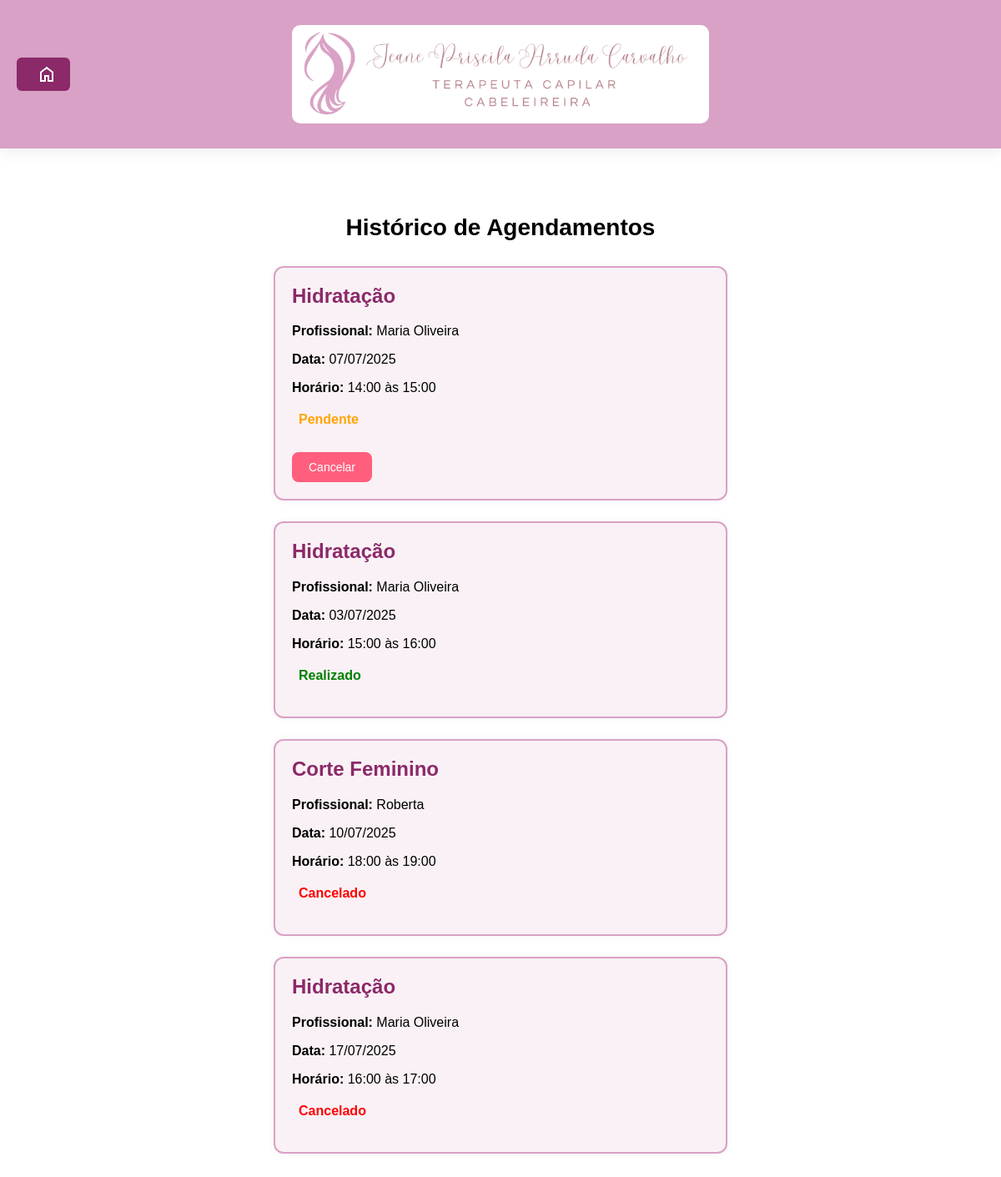
Before: /historico (signed in) with the older database file.
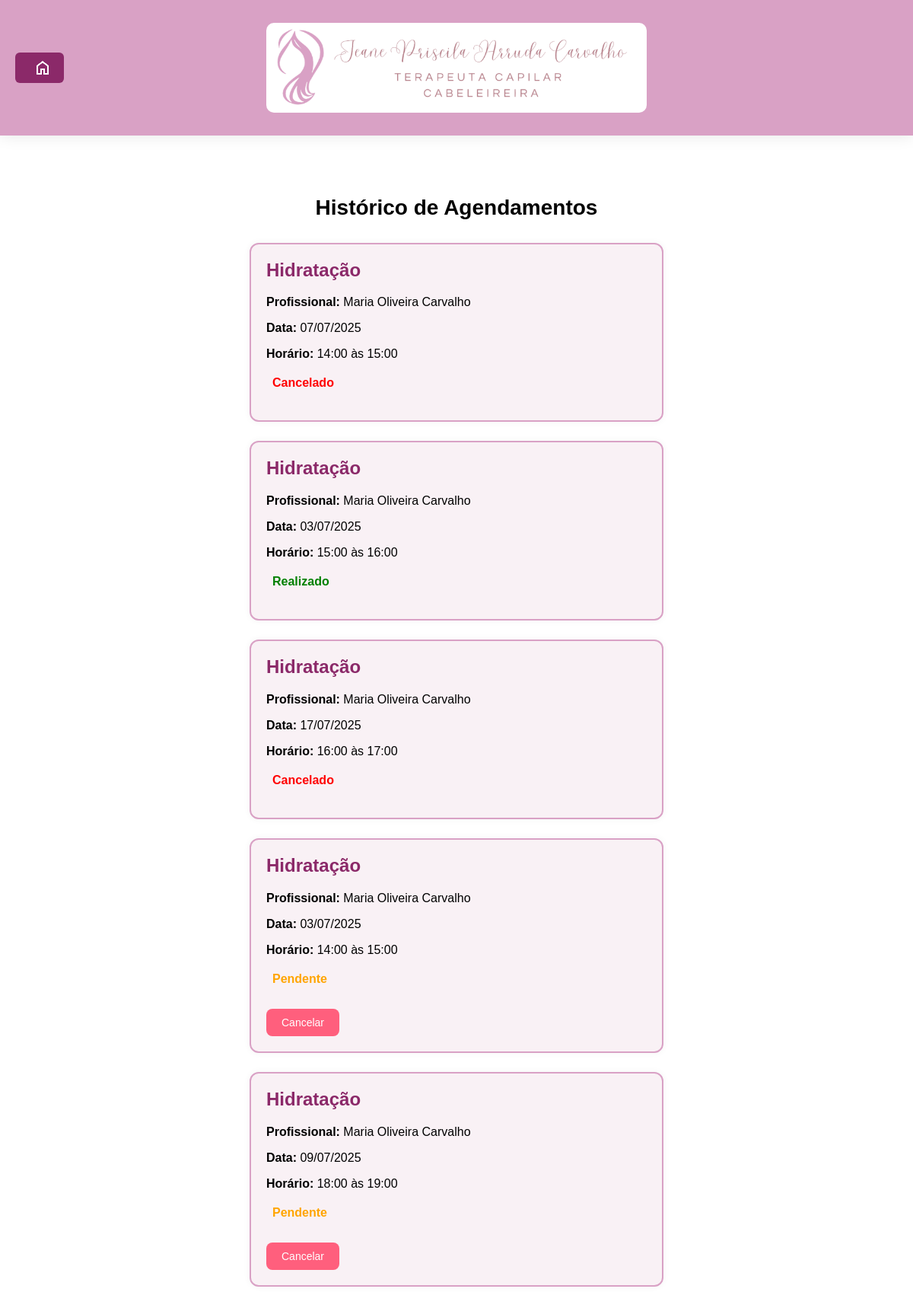
After: the same page with the newer database file.
### backend/models.py (models this page shows, shortened)
class Agendamento(db.Model):
    __tablename__ = 'agendamentos'
    idAgendamento = db.Column(db.Integer, primary_key=True)
    idCliente = db.Column(db.Integer, db.ForeignKey('clientes.idCliente'), nullable=False)
    idProfissionalServico = db.Column(db.Integer, db.ForeignKey('profissional_servicos.idProfissionalServico'), nullable=False)
    data = db.Column(db.Date, nullable=False)
    horaInicio = db.Column(db.Time, nullable=False)
    horaFim = db.Column(db.Time, nullable=False)
    data_criacao = db.Column(db.DateTime, default=datetime.utcnow)
    status = db.Column(db.String(20), default='pendente')
    cliente = db.relationship('Cliente', back_populates='agendamentos')
    profissional_servico = db.relationship('ProfissionalServico', back_populates='agendamentos')

class Servico(db.Model):
    __tablename__ = 'servicos'
    idServico = db.Column(db.Integer, primary_key=True)
    nome = db.Column(db.String(100), nullable=False)
    descricao = db.Column(db.Text, nullable=True)
    preco = db.Column(db.Numeric(10, 2), nullable=False)
    duracao = db.Column(db.Integer, nullable=False)
    profissional_servicos = db.relationship('ProfissionalServico', back_populates='servico', lazy=True)

class Profissional(UserMixin, db.Model):
    __tablename__ = 'profissionais'
    idProfissional = db.Column(db.Integer, primary_key=True)
    nome = db.Column(db.String(100), nullable=False)
    telefone = db.Column(db.String(20), nullable=False)
    email = db.Column(db.String(120), unique=True, nullable=False)
    senha_hash = db.Column(db.String(256), nullable=False)
    foto = db.Column(db.String(255), nullable=True)
    servicos = db.relationship('ProfissionalServico', back_populates='profissional', lazy=True)
    agendas = db.relationship('Agenda', back_populates='profissional', lazy=True)

### backend/views.py (the view)
@app.route('/historico')
@login_required
def historico():
    if not isinstance(current_user._get_current_object(), Cliente):
        flash('Acesso restrito a clientes.', 'error')
        return redirect(url_for('login'))
    agendamentos = (
        Agendamento.query
        .filter_by(idCliente=current_user.idCliente)
        .order_by(Agendamento.data_criacao.desc())
        .all()
    )
    return render_template('historico.html', agendamentos=agendamentos)

### backend/views.py (called while the page is built)
@login_manager.user_loader
def load_user(user_id):
    if user_id.startswith('admin-'):
        admin_id = user_id.split('-')[1]
        return Administrador.query.get(admin_id)
    elif user_id.startswith('prof-'):
        prof_id = user_id.split('-')[1]
        return Profissional.query.get(prof_id)
    elif user_id.startswith('cliente-'):
        cliente_id = user_id.split('-')[1]
        return Cliente.query.get(cliente_id)
    return None

### templates/historico.html (shortened to what this page needs)
<!DOCTYPE html>
<html lang="pt-br">
<head>
  <link rel="stylesheet" href="/static/css/style-historico.css" />
  <link rel="stylesheet" href="/static/css/style-btnInicio.css" />
</head>
<body>
  <header>
    <div class="logo">
      <img src="/static/img/LogoSalao2.png" width="500px" alt="Logo do Salão" />
    </div>
    <a class="btn-inicio" href="{{ url_for('cliente_inicio') }}">
       <img src="/static/img/home.png" alt="Página Inicial">
    </a>
  </header>
  <main>
    <h1>Histórico de Agendamentos</h1>
    <div class="agendamentos">
      {% if agendamentos %}
        {% for agendamento in agendamentos %}
          <div class="agendamento">
            <h2>{{ agendamento.profissional_servico.servico.nome }}</h2>
            <p><strong>Profissional:</strong> {{ agendamento.profissional_servico.profissional.nome }}</p>
            <p><strong>Data:</strong> {{ agendamento.data.strftime('%d/%m/%Y') }}</p>
            <p><strong>Horário:</strong> {{ agendamento.horaInicio.strftime('%H:%M') }} às {{ agendamento.horaFim.strftime('%H:%M') }}</p>
            <p class="status {{ agendamento.status|lower }}">{{ agendamento.status.capitalize() }}</p>
            {% if agendamento.status.lower() == 'pendente' %}
              <form method="POST" action="{{ url_for('cancelar_agendamento', agendamento_id=agendamento.idAgendamento) }}">
                <button type="submit" class="cancelar">Cancelar</button>
              </form>
            {% endif %}
          </div>
        {% endfor %}
      {% else %}
        <p>Você ainda não possui agendamentos.</p>
      {% endif %}
    </div>
  </main>
</body>
</html>

### static/css/style-historico.css (style rules this page uses)
html { font-family: Arial, Helvetica, sans-serif; }
body { margin: 0; padding-bottom: 100px; }
header { background-color: #d9a1c5; box-shadow: 0 0 20px rgba(0, 0, 0, 0.1); position: fixed; width: 100%; top: 0; padding: 10px 0; z-index: 1; }
.logo img { border-radius: 10px; margin: auto; display: block; }
main { padding-top: 60px; text-align: center; }
h1 { font-size: 28px; margin-bottom: 30px; }
.agendamentos { display: flex; flex-direction: column; gap: 25px; align-items: center; padding: 0 20px; }
.agendamento { background-color: #f9f1f5; border: 2px solid #d9a1c5; border-radius: 12px; padding: 20px; width: 80%; max-width: 500px; text-align: left; box-shadow: 0 0 10px rgba(0,0,0,0.05); }
.agendamento h2 { margin-top: 0; color: #8b2969; }
.status { font-weight: bold; padding: 4px 8px; border-radius: 6px; }
.status.realizado { color: green; }
.status.pendente { color: orange; }
.status.cancelado { color: red; }
.cancelar { background-color: #ff5f7d; color: white; border: none; padding: 10px 20px; margin-top: 10px; border-radius: 8px; cursor: pointer; font-size: 14px; }

### static/css/style-btnInicio.css (style rules this page uses)
header { position: relative; padding: 30px 0; display: flex; justify-content: center; align-items: center; }
.btn-inicio { position: absolute; left: 20px; top: 50%; transform: translateY(-50%); text-decoration: none; background-color: #8b2969; color: white; padding: 8px 16px; border-radius: 6px; font-weight: bold; display: inline-flex; align-items: center; gap: 8px; transition: background 0.3s; }

Changed rows visible on the page:
removed Agendamento: profissional_servico.servico.nome "Corte Feminino", profissional_servico.profissional.nome "Roberta", data "10/07/2025", horaInicio "18:00", horaFim "19:00", status "Cancelado"
changed Agendamento (number 1 of 5 on the later page): profissional_servico.profissional.nome "Maria Oliveira" → "Maria Oliveira Carvalho"; status "Pendente" → "Cancelado"; no longer shows "Cancelar"
changed through a linked row, Agendamento "Realizado": profissional_servico.profissional.nome "Maria Oliveira" → "Maria Oliveira Carvalho"
changed through a linked row, Agendamento (number 3 of 5 on the later page): profissional_servico.profissional.nome "Maria Oliveira" → "Maria Oliveira Carvalho"
added Agendamento: profissional_servico.servico.nome "Hidratação", profissional_servico.profissional.nome "Maria Oliveira Carvalho", data "03/07/2025", horaInicio "14:00", horaFim "15:00", status "Pendente"
added Agendamento: profissional_servico.servico.nome "Hidratação", profissional_servico.profissional.nome "Maria Oliveira Carvalho", data "09/07/2025", horaInicio "18:00", horaFim "19:00", status "Pendente"
